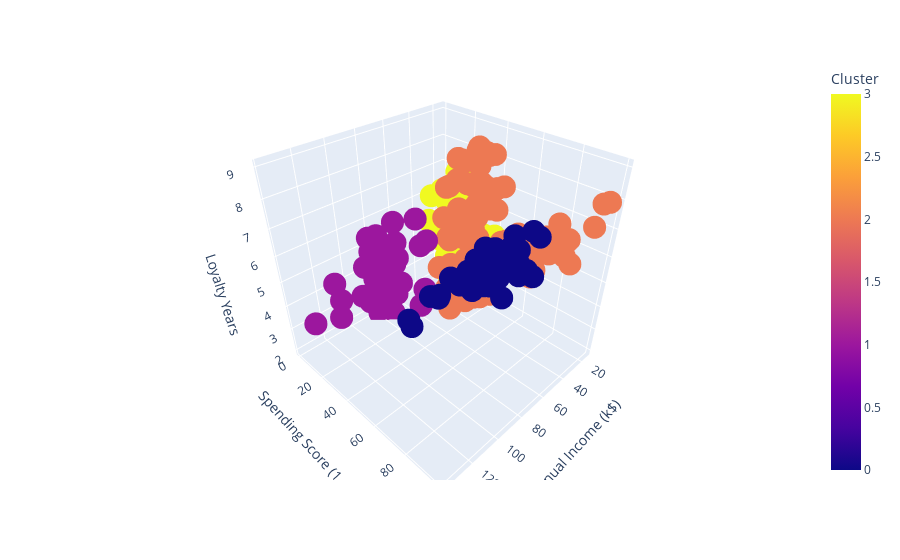

Notebook cell for this chart:
### Code cell
from sklearn.cluster import KMeans
features = df[['Annual Income (k$)', 'Spending Score (1-100)', 'Loyalty Years']]
kmeans = KMeans(n_clusters=4)
df['Cluster'] = kmeans.fit_predict(features)

px.scatter_3d(df, x='Annual Income (k$)', y='Spending Score (1-100)', z='Loyalty Years',
              color='Cluster', hover_data=['Age', 'Preferred Category'])

### Figure 1 — Plotly figure (JSON) as saved in the notebook; plotly's stock layout.template omitted (floating-point values rounded to 4 significant figures; data arrays with more than 128 entries replaced by an {"elided": "..."} marker saying what was removed)
{"data": [{"customdata": {"elided": "200x2 mixed values"}, "hovertemplate": "Annual Income (k$)=%{x}<br>Spending Score (1-100)=%{y}<br>Loyalty Years=%{z}<br>Age=%{customdata[0]}<br>Preferred Category=%{customdata[1]}<br>Cluster=%{marker.color}<extra></extra>", "legendgroup": "", "marker": {"color": {"elided": "200 int values"}, "coloraxis": "coloraxis", "symbol": "circle"}, "mode": "markers", "name": "", "scene": "scene", "showlegend": false, "type": "scatter3d", "x": {"elided": "200 int values"}, "y": {"elided": "200 int values"}, "z": {"elided": "200 int values"}}], "layout": {"coloraxis": {"colorbar": {"title": {"text": "Cluster"}}, "colorscale": [[0, "#0d0887"], [0.1111, "#46039f"], [0.2222, "#7201a8"], [0.3333, "#9c179e"], [0.4444, "#bd3786"], [0.5556, "#d8576b"], [0.6667, "#ed7953"], [0.7778, "#fb9f3a"], [0.8889, "#fdca26"], [1, "#f0f921"]]}, "legend": {"tracegroupgap": 0}, "margin": {"t": 60}, "scene": {"domain": {"x": [0, 1], "y": [0, 1]}, "xaxis": {"title": {"text": "Annual Income (k$)"}}, "yaxis": {"title": {"text": "Spending Score (1-100)"}}, "zaxis": {"title": {"text": "Loyalty Years"}}}}}
